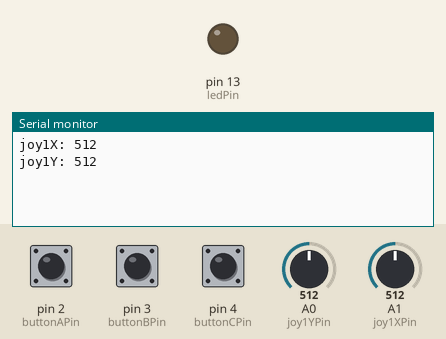
The sketch below on a simulated Arduino Uno, built with avr-gcc and run on an emulated ATmega328P. Shown: output pins drawn as LEDs (lit = HIGH), the last lines printed to the serial monitor. The inputs (shaded band) are chosen by the test bench; at power-on: pin 2 (buttonAPin) LOW, pin 3 (buttonBPin) LOW, pin 4 (buttonCPin) LOW, A0 (joy1YPin) = 512, A1 (joy1XPin) = 512.

Above: at 1.2 s.
1.3 s: pin 2 (buttonAPin) pulled HIGH for 0.15 s
At 2.6 s:
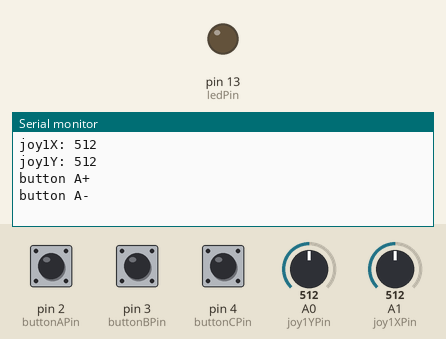
2.9 s: pin 3 (buttonBPin) pulled HIGH for 0.15 s
At 3.9 s:
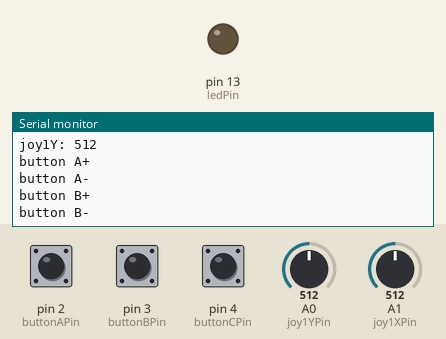
4.5 s: pin 4 (buttonCPin) pulled HIGH for 0.15 s
At 5.4 s:
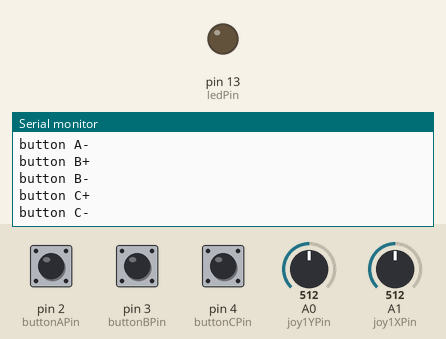
6.1 s: pin 2 (buttonAPin) driven HIGH and pin 3 (buttonBPin) driven HIGH and pin 4 (buttonCPin) driven HIGH
At 7.1 s:
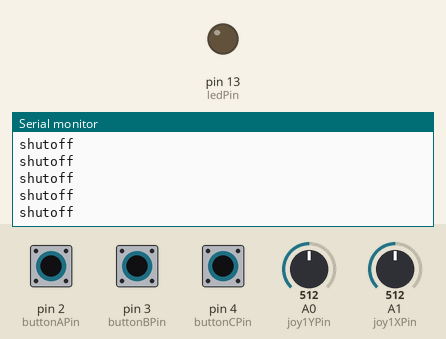
8.0 s: pin 2 (buttonAPin) pulsed LOW 2 times (0.12 s each, 0.3 s apart)
At 8.12 s:
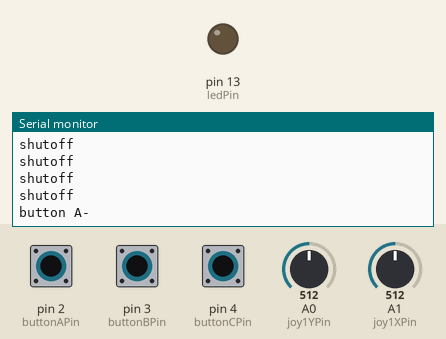

Measured:
- after the input at 1.3 s, the serial monitor: prints a new line at once (image 1)
- after the input at 2.9 s, the serial monitor: prints a new line at once (image 2)
- after the input at 4.5 s, the serial monitor: prints a new line at once (image 3)
- after the input at 6.1 s, the serial monitor: prints a new line at once (image 4)
- after the input at 8.0 s, the serial monitor: prints a new line at once (image 5)

The sketch:

joystickHandler.ino
```cpp
const int buttonAPin = 2;
const int buttonBPin = 3;
const int buttonCPin = 4;

const int joy1XPin = A1;
const int joy1YPin = A0;

const int ledPin = 13;

int buttonAState = 0;
int buttonBState = 0;
int buttonCState = 0;

int remButtonAState = 0;
int remButtonBState = 0;
int remButtonCState = 0;

int joy1X = 500;
int joy1Y = 500;

int remJoy1X = 500;
int remJoy1Y = 500;

void setup() {
  pinMode(ledPin, OUTPUT);
  pinMode(buttonAPin, INPUT);
  pinMode(buttonBPin, INPUT);
  pinMode(buttonCPin, INPUT);
  pinMode(joy1XPin, INPUT);
  pinMode(joy1YPin, INPUT);
  Serial.begin(9600);
}

void loop() {
  buttonAState = digitalRead(buttonAPin);
  buttonBState = digitalRead(buttonBPin);
  buttonCState = digitalRead(buttonCPin);
  joy1X = analogRead(joy1XPin);
  joy1Y = analogRead(joy1YPin);

  if(buttonAState != remButtonAState) {
    if(buttonAState == 1) {
      Serial.println("button A+");
    } else {
      Serial.println("button A-");
    }
    remButtonAState = buttonAState;
  }
  if(buttonBState != remButtonBState) {
    if(buttonBState == 1) {
      Serial.println("button B+");
    } else {
      Serial.println("button B-");
    }
    remButtonBState = buttonBState;
  }
  if(buttonCState != remButtonCState) {
    if(buttonCState == 1) {
      Serial.println("button C+");
    } else {
      Serial.println("button C-");
    }
    remButtonCState = buttonCState;
  }

  if(joy1X != remJoy1X) {
    Serial.print("joy1X: ");
    Serial.println(joy1X);
    remJoy1X = joy1X;
  }
  if(joy1Y != remJoy1Y) {
    Serial.print("joy1Y: ");
    Serial.println(joy1Y);
    remJoy1Y = joy1Y;
  }

  if(buttonAState == 1 && buttonBState == 1 && buttonCState == 1) {
    Serial.println("shutoff");
  }

//  Serial.print("buttons: ");
//  Serial.print(button1State);
//  Serial.print(" ");
//  Serial.print(button2State);
//  Serial.print(" ");
//  Serial.print(button3State);
//  Serial.println();

  delay(10);
}
```
